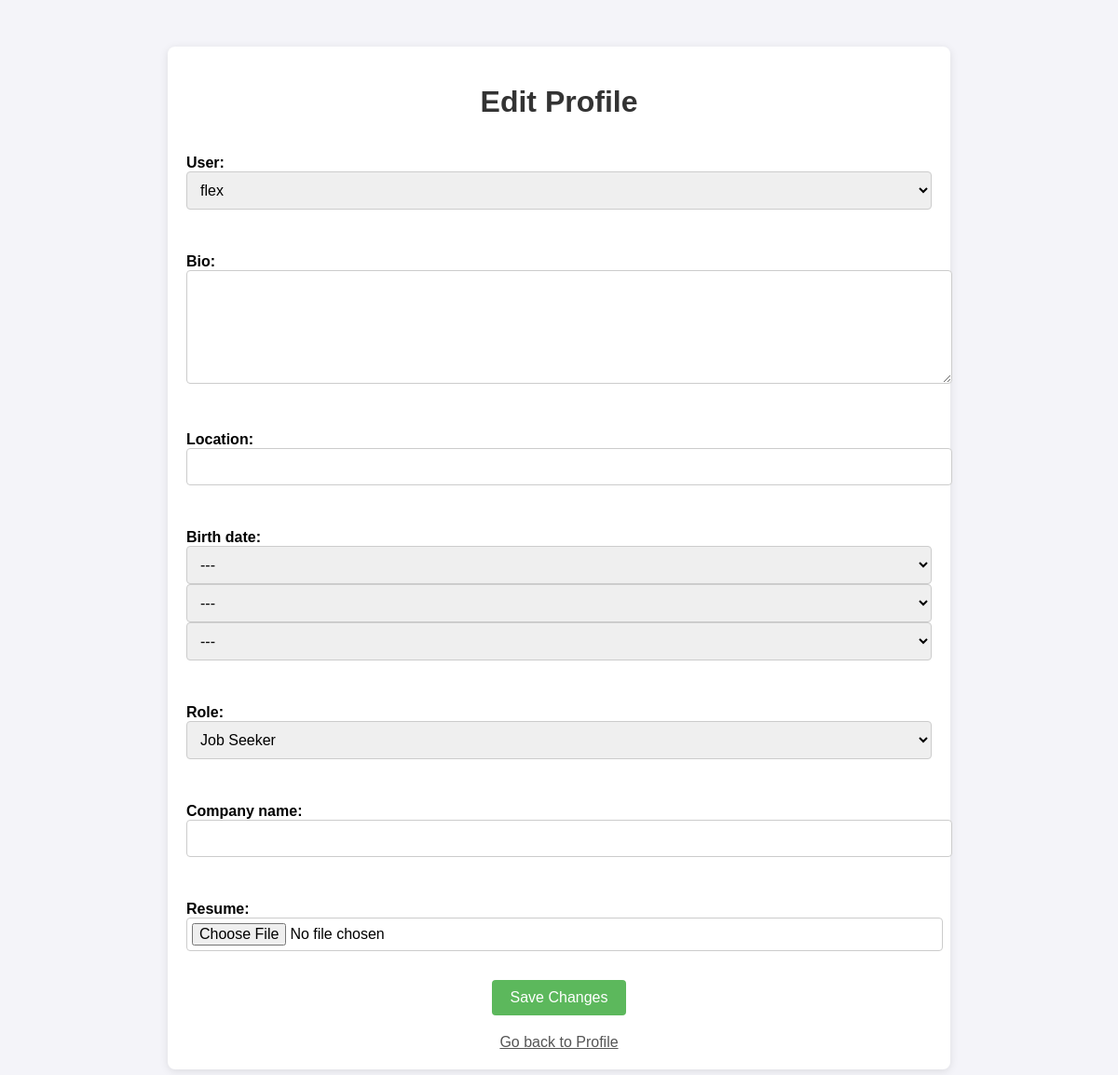
Page /edit_recruiter_profile/2/ on the earlier database version.
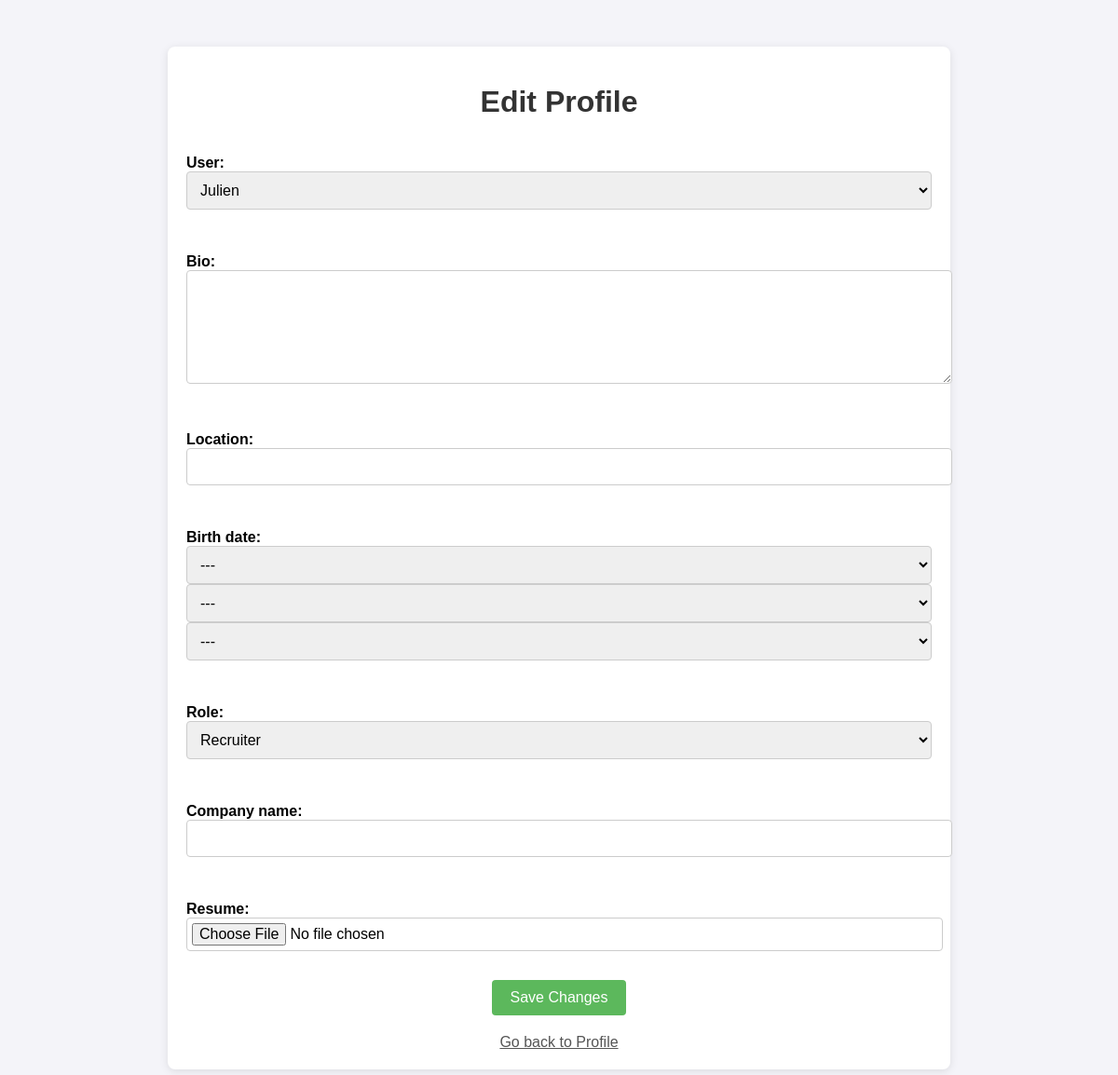
Same page on the later database version.
### remote/models.py (models this page shows, shortened)
class Profile(models.Model):
    user = models.OneToOneField(User, on_delete=models.CASCADE)
    bio = models.TextField(max_length=500, blank=True)
    location = models.CharField(max_length=30, blank=True)
    birth_date = models.DateField(null=True, blank=True)
    role = models.CharField(max_length=30, choices=ROLE_CHOICES)  # Use choices for predefined options
    company_name = models.CharField(max_length=100, blank=True, null=True)  # Recruiters' company
    resume = models.FileField(upload_to='resumes/', blank=True, null=True)  # Job seekers' resume

### remote/views.py (the view)
# urls.py: path('edit_recruiter_profile/<int:id>/', views.edit_recruiter_profile, name='edit_recruiter_profile'),
def edit_recruiter_profile(request, id):
    profile = Profile.objects.get(id=id)
    if request.method == 'POST':
        form = RecruiterEditForm(request.POST, request.FILES, instance=profile)
        if form.is_valid():
            form.save()
            return redirect('get_profile', id=id)
    else:
        form = RecruiterEditForm(instance=profile)
    return render(request, 'edit_profile.html', {'form': form})

### remote/forms.py
class RecruiterEditForm(forms.ModelForm):
    class Meta:
        model = Profile
        fields = '__all__'
        widgets = {
            'birth_date': forms.SelectDateWidget(years=range(1900, 2020)),
        }

### remote/templates/edit_profile.html (shortened to what this page needs)
<!DOCTYPE html>
<html lang="en">
<head>
</head>
<body>
    <div class="container">
        <h1>Edit Profile</h1>
        <form method="POST" enctype="multipart/form-data">
            {{ form.as_p }}
            <div class="form-actions">
                <button type="submit">Save Changes</button>
            </div>
        </form>
        <a href="{% url 'get_profile' user.profile.id %}" class="back-link">Go back to Profile</a>
    </div>
</body>
</html>

Differences in the rows shown:
changed Profile: user "flex" → "Julien"; role "Job Seeker" → "Recruiter"
